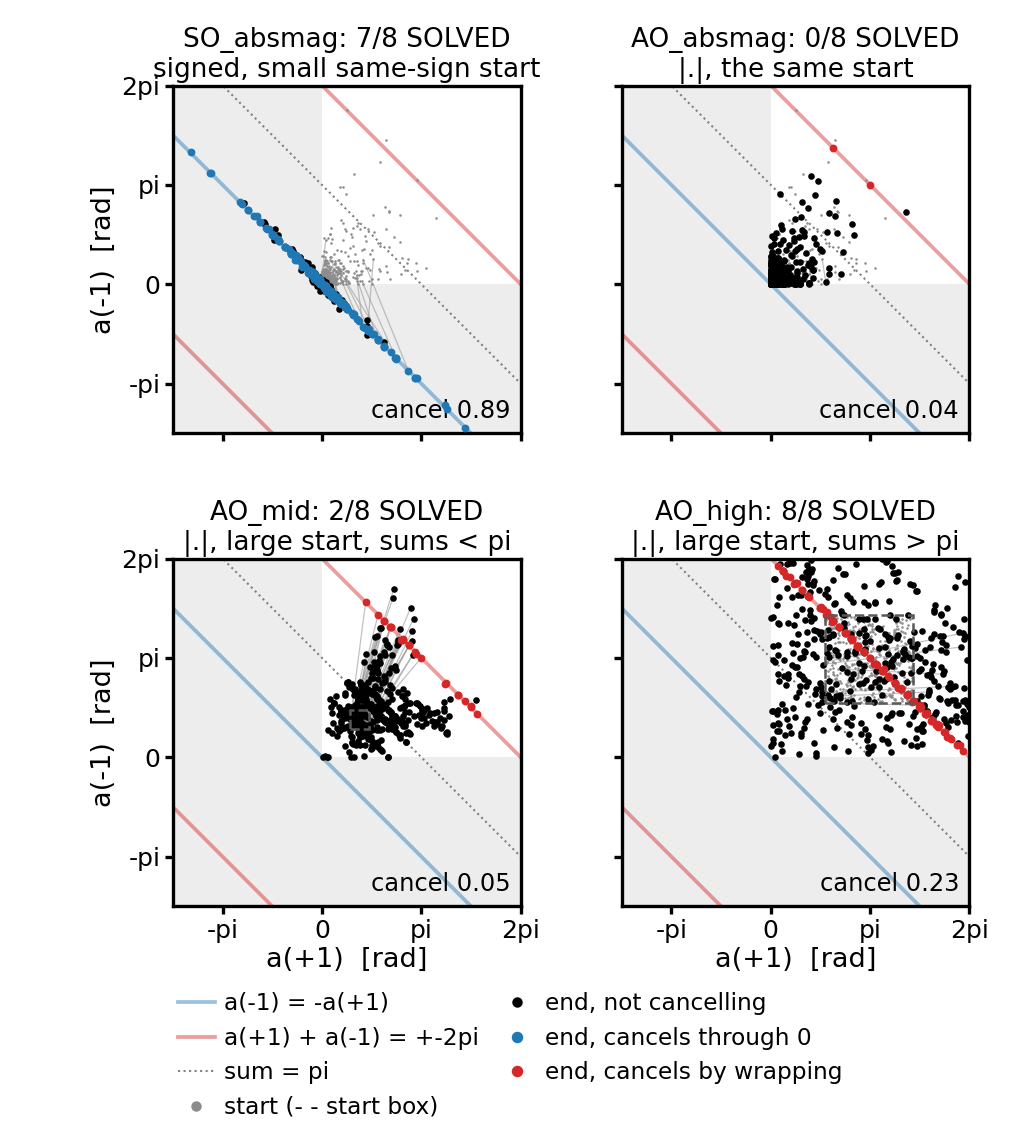

The script that saved this image:
"""Figure 3 of the workshop outline (the mechanism; MECHANISM batch, ring 32, p_plus 0.5, T = 128, 300 epochs, seeds 800-807).
Per rotary channel (64 per run, 8 runs per arm), the pair of move angles (a(+1), a(-1)) = omega * step, at the start
(eval.json init_angles) and at the end of training (action_angles of the checkpoint).

View: each angle has its whole turns removed toward zero, rep(a) = sign(a) (|a| mod 2 pi). Adding 2 pi to one move's angle
leaves the model's function unchanged (theta = cumsum, only cos / sin enter), so this is a valid representative, and it keeps
the raw sign, which is what the non-negative constraint acts on (rule 8: the cancelling share is wrap-invariant; the
through-zero / by-wrap split is a property of the parameters, not of the function). In this view the cancelling pairs
(a(+1) + a(-1) = 0 mod 2 pi) lie on two lines: a(-1) = -a(+1) through the origin (needs opposite signs; closed to |.|) and
a(+1) + a(-1) = 2 pi (or -2 pi). Raw angles of the signed arms are all within (-2 pi, 2 pi), so rep is the identity for them;
AO_high's raw angles reach 17.7 rad (up to 3 turns).
Cancelling = |wrap(a(+1) + a(-1))| < 0.1 rad among channels with |wrap(a(+1))| > 0.05 (WRAP_EXISTENCE Amendment 1, the
registered wrap share); split by |raw sum| < pi (through zero) vs > pi (by wrapping), as mech_escape.py.
  cd /home/prashr && PYTHONPATH=/home/prashr python3 mapformer/docs/paper/figs/fig_mechanism.py"""
import os

import numpy as np
import matplotlib; matplotlib.use("Agg")
import matplotlib.pyplot as plt

from mapformer.analyze_wrap_mech import load
from mapformer.model_wrap_exist import action_angles

R = "/home/prashr/mapformer/runs/wrap_mech/p0"; HERE = os.path.dirname(os.path.abspath(__file__))
SEEDS = range(800, 808); TP = 2 * np.pi
ARMS = [("SO_absmag", "signed, small same-sign start"), ("AO_absmag", "|.|, the same start"),
        ("AO_mid", "|.|, large start, sums < pi"), ("AO_high", "|.|, large start, sums > pi")]
BOX = {"AO_mid": (0.9, 1.5), "AO_high": (1.7, 4.5)}   # iid U(lo, hi) start of both move angles
ARROW_SEED = 800                                    # init -> final segments drawn for one seed (64 channels)


def rep(a):
    return np.sign(a) * np.mod(np.abs(a), TP)


def wrap(a):
    return np.angle(np.exp(1j * a))


data, lines = {}, []
for arm, _ in ARMS:
    I, F, solved = [], [], 0
    for s in SEEDS:
        r = load(R, arm, s)
        I.append(np.array(r["ev"]["init_angles"])); F.append(action_angles(r["model"]).double().numpy()); solved += r["solved"]
    I = np.stack(I); F = np.stack(F)                                   # (seed, 2, C)
    sel = np.abs(wrap(F[:, 0])) > 0.05; canc = np.abs(wrap(F[:, 0] + F[:, 1])) < 0.1
    opp = np.sign(F[:, 0]) != np.sign(F[:, 1])                          # through zero needs opposite raw signs
    via0 = sel & canc & opp & (np.abs(F[:, 0] + F[:, 1]) < np.pi); viaw = sel & canc & (np.abs(F[:, 0] + F[:, 1]) > np.pi)
    sel0 = np.abs(wrap(I[:, 0])) > 0.05; canc0 = np.abs(wrap(I[:, 0] + I[:, 1])) < 0.1
    data[arm] = dict(I=I, F=F, sel=sel, via0=via0, viaw=viaw, solved=solved, share=(sel & canc).sum() / sel.sum())
    lines.append(f"{arm:10s} SOLVED {solved}/8; cancelling share at start {(canc0 & sel0).sum() / sel0.sum():.3f}, at end "
                 f"{(sel & canc).sum() / sel.sum():.3f} (through zero, opposite signs {via0.sum() / sel.sum():.3f}, by wrap {viaw.sum() / sel.sum():.3f}, "
                 f"same-sign near the origin {(sel & canc & ~via0 & ~viaw).sum() / sel.sum():.3f}); "
                 f"channels with |wrap(a(+1))| <= 0.05 at end {1 - sel.mean():.3f}; raw final range {F.min():.2f}..{F.max():.2f}; "
                 f"init sum range {(I[:, 0] + I[:, 1]).min():.2f}..{(I[:, 0] + I[:, 1]).max():.2f}")

fig, axs = plt.subplots(2, 2, figsize=(3.4, 3.8), sharex=True, sharey=True)
lo, hi = -1.5 * np.pi, TP
for ax, (arm, desc) in zip(axs.flat, ARMS):
    d = data[arm]; I = rep(d["I"]); F = rep(d["F"])
    ax.add_patch(plt.Rectangle((lo, lo), hi - lo, hi - lo, color="0.93", lw=0, zorder=0))
    ax.add_patch(plt.Rectangle((0, 0), hi, hi, color="white", lw=0, zorder=0))       # the |.| feasible quadrant
    x = np.linspace(lo, hi, 2)
    ax.plot(x, -x, color="C0", lw=0.9, alpha=0.45, zorder=1)            # through zero
    ax.plot(x, TP - x, color="C3", lw=0.9, alpha=0.45, zorder=1)        # by wrapping
    ax.plot(x, -TP - x, color="C3", lw=0.9, alpha=0.45, zorder=1)
    ax.plot(x, np.pi - x, color="0.5", lw=0.5, ls=":", zorder=1)        # sum = pi
    si = ARROW_SEED - SEEDS[0]
    if arm in BOX:
        b0, b1 = BOX[arm]
        ax.add_patch(plt.Rectangle((b0, b0), b1 - b0, b1 - b0, fill=False, ec="0.35", lw=0.6, ls="--", zorder=6))
    for c in range(I.shape[2]):
        if np.abs(d["F"][si, :, c]).max() >= TP:                     # a turn was removed: the segment would not be the path
            continue
        ax.plot([I[si, 0, c], F[si, 0, c]], [I[si, 1, c], F[si, 1, c]], color="0.6", lw=0.3, alpha=0.6, zorder=2)
    ax.scatter(I[:, 0].ravel(), I[:, 1].ravel(), s=1.5, color="0.55", marker=".", lw=0, zorder=3)
    other = ~(d["via0"] | d["viaw"])
    ax.scatter(F[:, 0][other], F[:, 1][other], s=2.5, color="k", lw=0, zorder=4)
    ax.scatter(F[:, 0][d["via0"]], F[:, 1][d["via0"]], s=3.5, color="C0", lw=0, zorder=5)
    ax.scatter(F[:, 0][d["viaw"]], F[:, 1][d["viaw"]], s=3.5, color="C3", lw=0, zorder=5)
    share = d["share"]                                                  # registered wrap share
    ax.set_title(f"{arm}: {d['solved']}/8 SOLVED\n{desc}", fontsize=6.3, pad=2)
    ax.text(0.97, 0.03, f"cancel {share:.2f}", transform=ax.transAxes, fontsize=5.8, ha="right", va="bottom")
    ax.set_xlim(lo, hi); ax.set_ylim(lo, hi); ax.set_aspect("equal")
    ticks = [-np.pi, 0, np.pi, TP]
    ax.set_xticks(ticks); ax.set_yticks(ticks)
    ax.set_xticklabels(["-pi", "0", "pi", "2pi"], fontsize=6); ax.set_yticklabels(["-pi", "0", "pi", "2pi"], fontsize=6)
    ax.tick_params(length=2, pad=1)
for ax in axs[1]:
    ax.set_xlabel("a(+1)  [rad]", fontsize=6.5, labelpad=1)
for ax in axs[:, 0]:
    ax.set_ylabel("a(-1)  [rad]", fontsize=6.5, labelpad=1)
H = [plt.Line2D([], [], color="C0", lw=0.9, alpha=0.45, label="a(-1) = -a(+1)"),
     plt.Line2D([], [], color="C3", lw=0.9, alpha=0.45, label="a(+1) + a(-1) = +-2pi"),
     plt.Line2D([], [], color="0.5", lw=0.5, ls=":", label="sum = pi"),
     plt.Line2D([], [], color="0.55", marker=".", ls="", ms=3, label="start (- - start box)"),
     plt.Line2D([], [], color="k", marker=".", ls="", ms=3, label="end, not cancelling"),
     plt.Line2D([], [], color="C0", marker=".", ls="", ms=3.5, label="end, cancels through 0"),
     plt.Line2D([], [], color="C3", marker=".", ls="", ms=3.5, label="end, cancels by wrapping")]
fig.legend(handles=H, loc="lower center", ncol=2, fontsize=5.6, frameon=False, bbox_to_anchor=(0.5, 0.0),
           handlelength=1.6, columnspacing=0.8, handletextpad=0.4)
fig.subplots_adjust(left=0.14, right=0.98, top=0.925, bottom=0.205, hspace=0.36, wspace=0.1)
for ext in ("pdf", "png"):
    fig.savefig(f"{HERE}/fig_mechanism.{ext}", dpi=300)
txt = "\n".join(lines); print(txt); open(f"{HERE}/fig_mechanism_out.txt", "w").write(txt + "\n")
